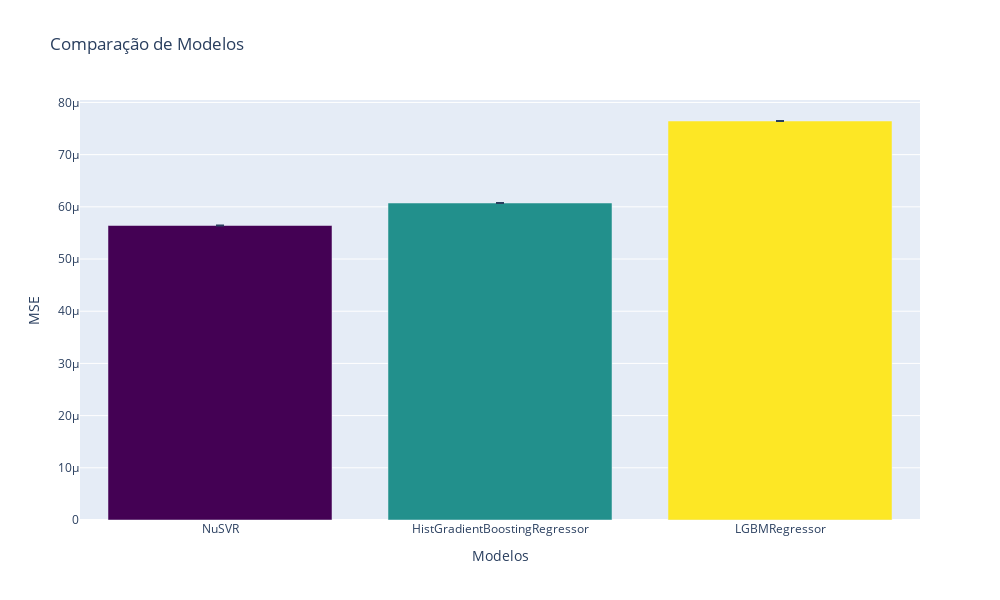
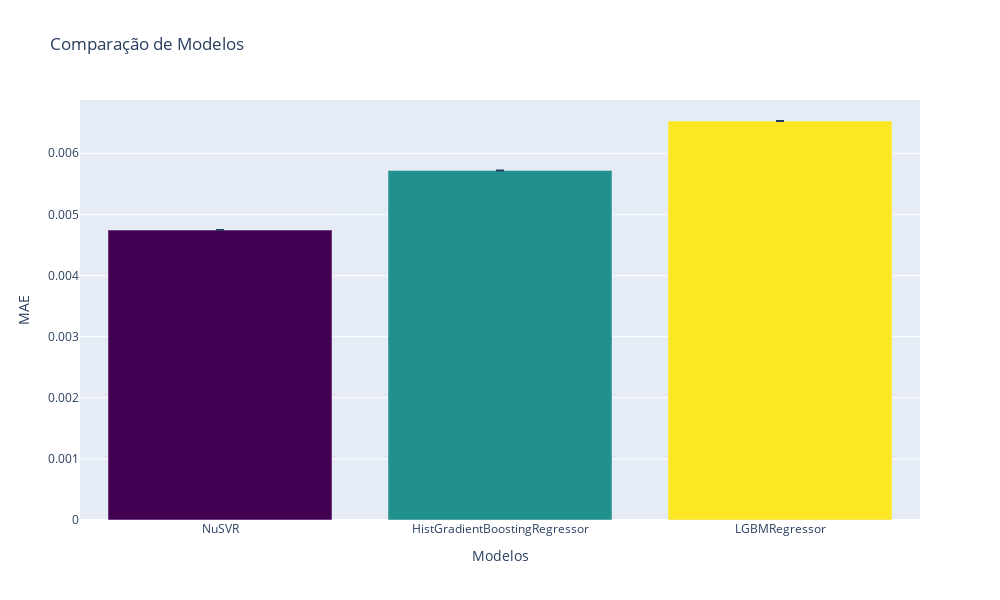
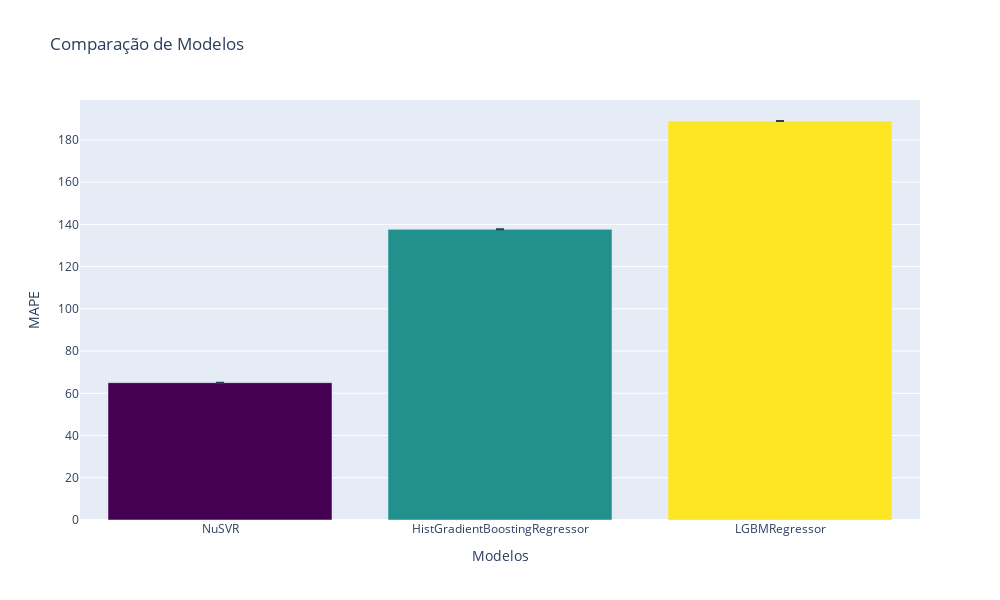
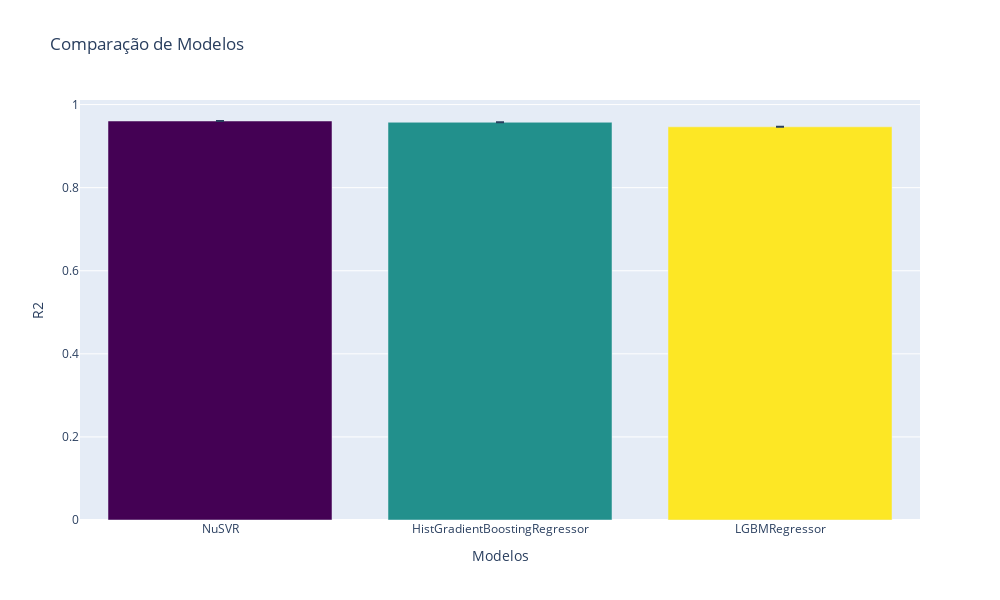

These figures' notebook cell, in order:
### Markdown cell above
### Visualização dos Resultados dos Três Modelos

### Code cell
METRICS = ['MSE', 'MAE', 'MAPE', 'R2']

model_metrics = {}

for model,_ in BEST_MODELS:
    model_name = get_class_name(model)

    try:
        plot_tree(best_outputs[model_name]['best_model']._predictors[0][0])
        print(best_outputs[model_name]['best_params'])
    except:
        pass
    model_metrics[model_name] = create_metrics(best_outputs[model_name])

for metric in METRICS:
    plot_metrics(metric, model_metrics, metric == 'R2')



distinct_colors = pc.qualitative.Set1  # Paleta com cores bem distintas
fig = go.Figure()
fig.add_trace(
    go.Scatter(
        x=list(range(0, len(y_test), 30)),  # Índices (subsample a cada 30)
        y=y_test[::30],  # Valores reais
        mode='markers',
        name='True Value',
        marker=dict(color='black', symbol='circle'),  # Cores e símbolo
    )
)
for i, (model, params) in enumerate(BEST_MODELS):
    model_name = get_class_name(model)
    fig.add_trace(
        go.Scatter(
            x=list(range(0, len(y_test), 30)),  # Índices (subsample a cada 30)
            y=best_outputs[model_name]['pred'][0][::30],  # Previsões do modelo
            mode='lines',
            name=model_name,
            line=dict(color=distinct_colors[i % len(distinct_colors)], dash='dash'),  # Cores e estilo de linha
        )
    )

fig.update_layout(
    title="Comparação de Previsões de Modelos",
    xaxis_title="Índice",
    yaxis_title="Valor",
    height=600,
    width=1000,
    legend_title="Legenda",
)

fig.show()

### Figure 1 — Plotly figure (JSON) as saved in the notebook; plotly's stock layout.template omitted (floating-point values rounded to 4 significant figures)
{"data": [{"error_y": {"array": [0, 0, 0], "type": "data"}, "marker": {"color": ["rgb(68, 1, 84)", "rgb(34, 144, 140)", "rgb(253, 231, 37)"]}, "name": "MSE", "type": "bar", "x": ["NuSVR", "HistGradientBoostingRegressor", "LGBMRegressor"], "y": [5.642e-05, 6.073e-05, 7.644e-05]}], "layout": {"barmode": "group", "height": 600, "title": {"text": "Comparação de Modelos"}, "width": 1000, "xaxis": {"title": {"text": "Modelos"}}, "yaxis": {"title": {"text": "MSE"}}}}

### Figure 2 — Plotly figure (JSON) as saved in the notebook; plotly's stock layout.template omitted (floating-point values rounded to 4 significant figures)
{"data": [{"error_y": {"array": [0, 0, 0], "type": "data"}, "marker": {"color": ["rgb(68, 1, 84)", "rgb(34, 144, 140)", "rgb(253, 231, 37)"]}, "name": "MAE", "type": "bar", "x": ["NuSVR", "HistGradientBoostingRegressor", "LGBMRegressor"], "y": [0.004744, 0.00572, 0.006528]}], "layout": {"barmode": "group", "height": 600, "title": {"text": "Comparação de Modelos"}, "width": 1000, "xaxis": {"title": {"text": "Modelos"}}, "yaxis": {"title": {"text": "MAE"}}}}

### Figure 3 — Plotly figure (JSON) as saved in the notebook; plotly's stock layout.template omitted (floating-point values rounded to 4 significant figures)
{"data": [{"error_y": {"array": [0, 0, 0], "type": "data"}, "marker": {"color": ["rgb(68, 1, 84)", "rgb(34, 144, 140)", "rgb(253, 231, 37)"]}, "name": "MAPE", "type": "bar", "x": ["NuSVR", "HistGradientBoostingRegressor", "LGBMRegressor"], "y": [65.03, 137.6, 188.9]}], "layout": {"barmode": "group", "height": 600, "title": {"text": "Comparação de Modelos"}, "width": 1000, "xaxis": {"title": {"text": "Modelos"}}, "yaxis": {"title": {"text": "MAPE"}}}}

### Figure 4 — Plotly figure (JSON) as saved in the notebook; plotly's stock layout.template omitted (floating-point values rounded to 4 significant figures)
{"data": [{"error_y": {"array": [0, 0, 0], "type": "data"}, "marker": {"color": ["rgb(68, 1, 84)", "rgb(34, 144, 140)", "rgb(253, 231, 37)"]}, "name": "R2", "type": "bar", "x": ["NuSVR", "HistGradientBoostingRegressor", "LGBMRegressor"], "y": [0.9605, 0.9575, 0.9465]}], "layout": {"barmode": "group", "height": 600, "title": {"text": "Comparação de Modelos"}, "width": 1000, "xaxis": {"title": {"text": "Modelos"}}, "yaxis": {"title": {"text": "R2"}}}}
